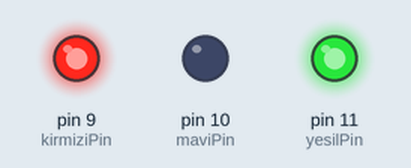
Bench run of a sketch on a simulated Arduino Uno, built with avr-gcc and run on an emulated ATmega328P. Parts: output pins drawn as LEDs (lit = HIGH).

Above: at 0.05 s.
At 0.95 s:
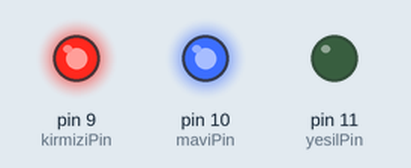
At 1.9 s:
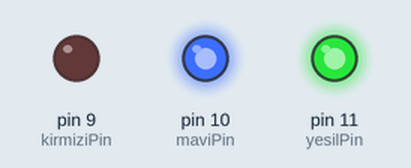
At 3.75 s:
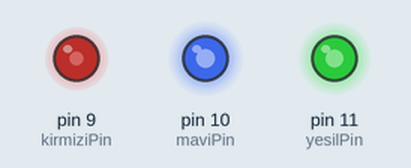
Timing chart, 0 to 8.6 s (numbered marks = the images above):
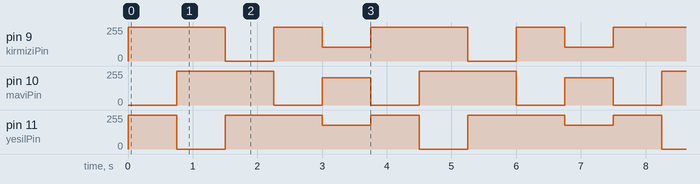

The sketch:

Deneme40-RGB_Led.ino
```cpp
int kirmiziPin = 9;
int maviPin = 10;
int yesilPin = 11;

void setup()
{
  pinMode(kirmiziPin, OUTPUT);
  pinMode(maviPin, OUTPUT);
  pinMode(yesilPin, OUTPUT);
}

void loop()
{
  //Mavi renk için kırmızı ve yeşil pine voltaj verilip
  //gerilim farkı düşürülüyor. Mavi pin toprak.
  analogWrite(maviPin,0);
  analogWrite(kirmiziPin, 255);
  analogWrite(yesilPin, 255);
  delay(750);

  //Yeşil renk için kırmızı ve mavi pine voltaj verilip
  //gerilim farkı düşürülüyor. Yeşil pin toprak.
  analogWrite(yesilPin, 0);
  analogWrite(kirmiziPin, 255);
  analogWrite(maviPin,255);
  delay(750);

  //Kırmızı renk için yeşil ve mavi pine voltaj verilip
  //gerilim farkı düşürülüyor. Kırmızı pin toprak.
  analogWrite(kirmiziPin, 0);
  analogWrite(yesilPin, 255);
  analogWrite(maviPin,255);
  delay(750);

  /**Ortak katotta olduğu gibi direk istenilen değerle
    renk elde etmek için alttaki fonksiyon da kullanılabilir.**/

  //Mavi için
  analogWrite(maviPin, istenenDeger(255)); //Mavi ledin yanması isteniyor
  analogWrite(kirmiziPin, istenenDeger(0));  //Kırmızı led sönsün
  analogWrite(yesilPin, istenenDeger(0)); //Yeşil led sönsün
  delay(750);

  //Renkler karıştırılarak kullanılabilir
  analogWrite(kirmiziPin, istenenDeger(150));
  analogWrite(maviPin, istenenDeger(50));
  analogWrite(yesilPin, istenenDeger(75));
  delay(750);
}

int istenenDeger(int deger)
{
  return 255-deger;
}
```

Measured:
- by itself, pin 9 (kirmiziPin): repeats every 3.8 s: 0/255 0.75 s, 255/255 0.75 s, 105/255 0.75 s, 255/255 1.5 s
- by itself, pin 10 (maviPin): repeats every 3.8 s: 0/255 0.75 s, 205/255 0.75 s, 0/255 0.75 s, 255/255 1.5 s
- by itself, pin 11 (yesilPin): repeats every 3.8 s: 0/255 0.75 s, 255/255 1.5 s, 180/255 0.75 s, 255/255 0.75 s
